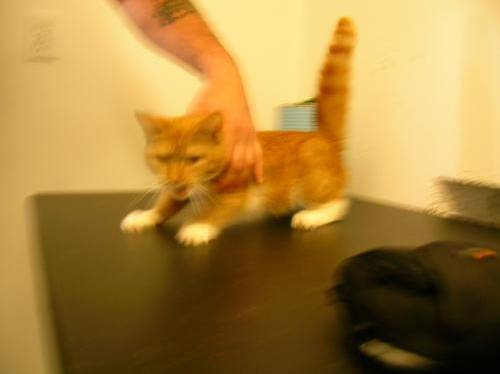
#> input picture cat.jpg, 500 x 374 px
$ jupyter execute func.ipynb
#> lines starting #> are read from the running program, lines starting #| are printed output that depends on the picture
[cell 1]
import cv2
import os
from PIL import Image

[cell 2]
def mohsin(img):
    gray_img= cv2.imread(img, 0)
    return gray_img

[cell 3]
from PIL import Image
import matplotlib.pyplot as plt

def display_image(image_path):
    # Open an image file
#> called with image_path = 'cat.jpg'
    image = cv2.imread(image_path, 0)
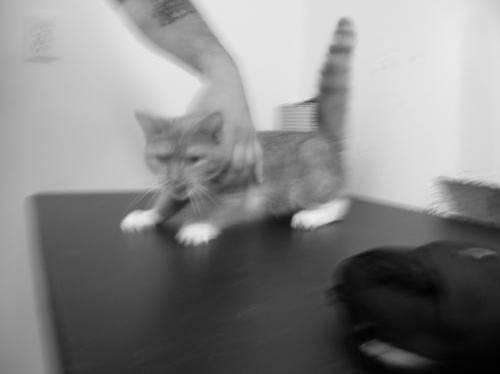
#> image: shape (374, 500); min 0, max 242, mean 133.4

    # Display the image using Matplotlib
    image = cv2.flip(image,90)
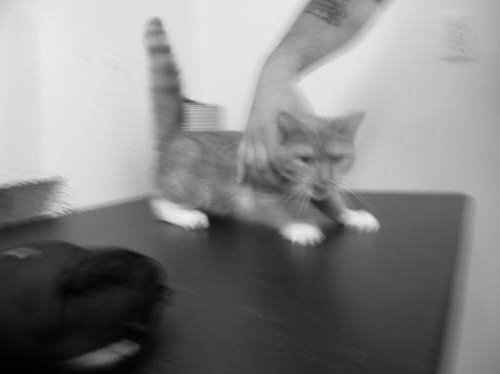
#> image: shape (374, 500); min 0, max 242, mean 133.4
    plt.imshow(image, cmap='gray')
    plt.axis('off')  # Turn off axis labels and ticks
    plt.show()

# Example usage:
image_path = 'cat.jpg'
display_image(image_path)
